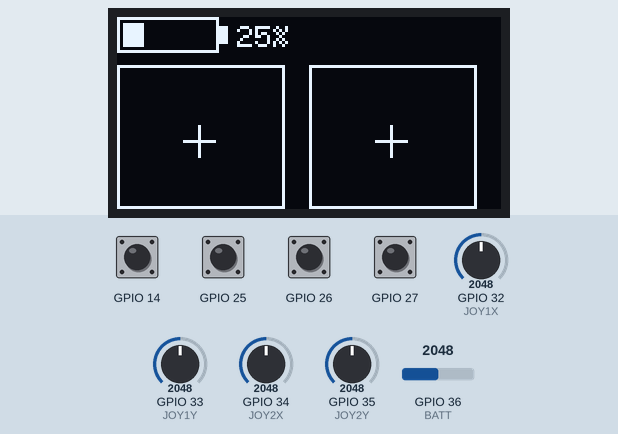
Bench run of a sketch on a simulated ESP32. On the bench: 128×64 one-colour display. Inputs (shaded band) come from the test bench; at power-on: GPIO 14, GPIO 25–27 HIGH, GPIO 32 (JOY1X) = 2048, GPIO 33 (JOY1Y) = 2048, GPIO 34 (JOY2X) = 2048, GPIO 35 (JOY2Y) = 2048, GPIO 36 (BATT) = 2048. USB keyboard and mouse output is not drawn.

Above: at 3.5 s.
3.6 s: GPIO 32 (JOY1X) set to 2866
At 4.4 s:
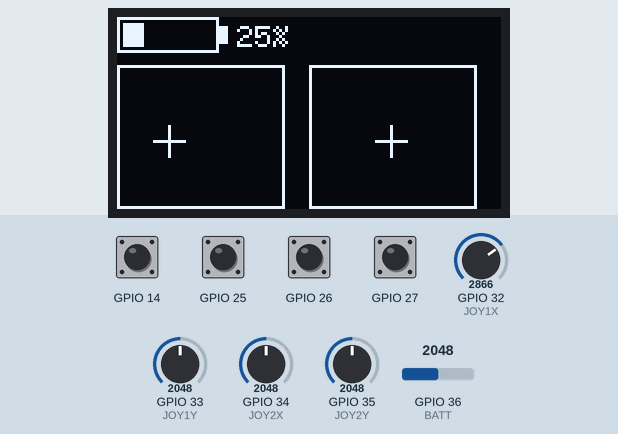
5.1 s: GPIO 33 (JOY1Y) set to 2866
At 5.5 s:
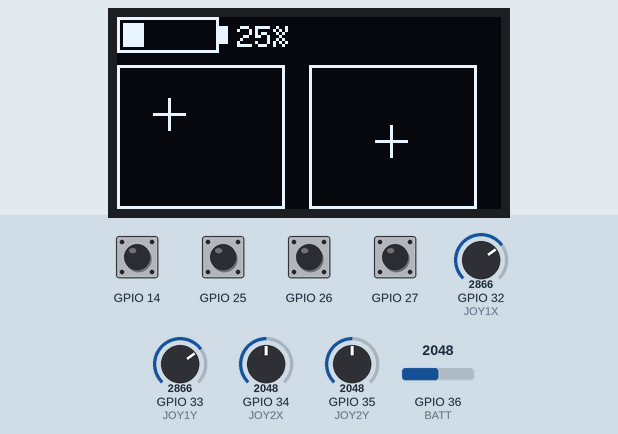
6.6 s: GPIO 34 (JOY2X) set to 2866
At 7.6 s:
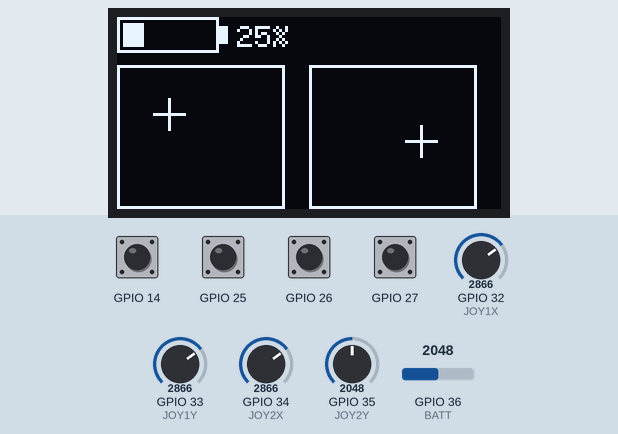
8.1 s: GPIO 35 (JOY2Y) set to 2866
At 9.3 s:
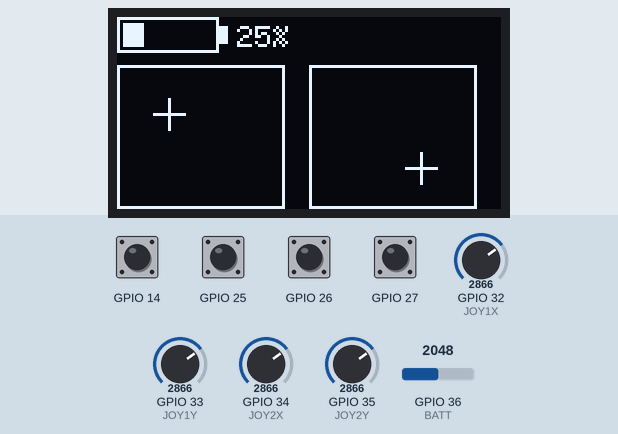
9.6 s: GPIO 36 (BATT) set to 2866
At 10.8 s:
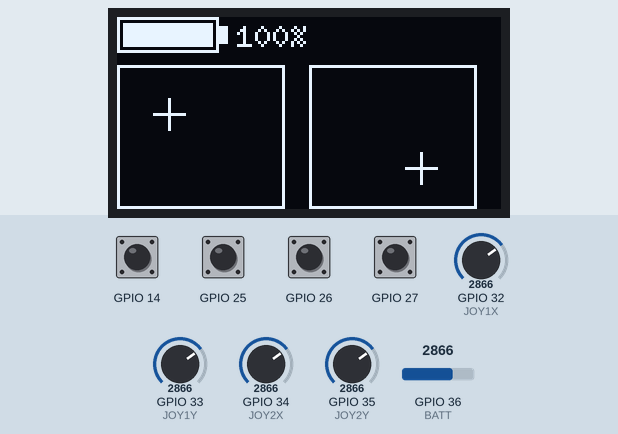
11.1 s: GPIO 32 (JOY1X) set to 3972
At 11.6 s:
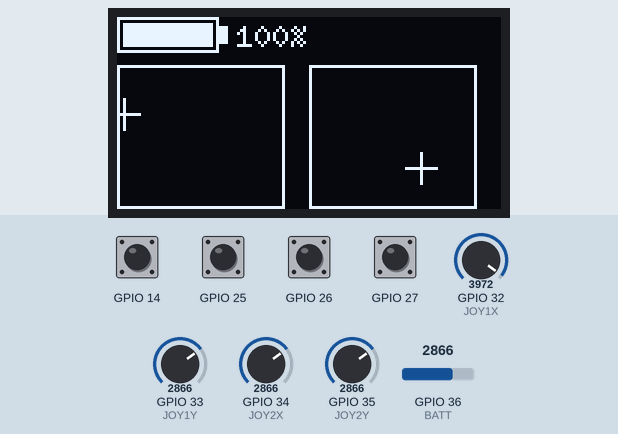
Timing chart, 0 to 13.6 s (numbered marks = the images above; inputs shaded):
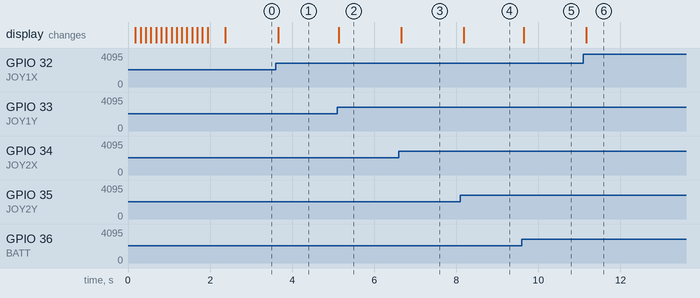

Measured:
- after the input at 3.6 s, the display: changes after 0.06 s (image 1)
- after the input at 5.1 s, the display: changes at once (image 2)
- after the input at 6.6 s, the display: changes after 0.06 s (image 3)
- after the input at 8.1 s, the display: changes after 0.08 s (image 4)
- after the input at 9.6 s, the display: changes after 0.05 s (image 5)
- after the input at 11.1 s, the display: changes after 0.07 s (image 6)

The sketch:

EchoFi_joystic.ino
```cpp
// (licence header left out)
#include <BleGamepad.h>
#include <U8g2lib.h>
#include <Wire.h>

// ====== CONFIGURABLE AXIS INVERSION ======
// Set to true to flip (invert) that axis’ direction
const bool INV_LX = true;  // Left stick  X
const bool INV_LY = false;  // Left stick  Y
const bool INV_RX = false;  // Right stick X
const bool INV_RY = true;  // Right stick Y

//Invert an axis: change the corresponding INV_… constant at the top:
//const bool INV_LX = true;  // flip left-stick X
//onst bool INV_RY = true;  // flip right-stick Y

// ====== PINS ======
const int JOY1X = 32, JOY1Y = 33, JOY1SW = 25;
const int JOY2X = 34, JOY2Y = 35, JOY2SW = 26;
const int BTN_A = 27, BTN_B = 14;
const int BATT  = 36; // voltage divider midpoint

// ====== OLED ======
U8G2_SSD1306_128X64_NONAME_F_HW_I2C u8g2(
  U8G2_R0, /* SCL=*/22, /* SDA=*/21, /* RST=*/ U8X8_PIN_NONE
);

// ====== BLE ======
BleGamepad bleGamepad("EchoFi_BLE_Joystick", "le-777", 100);

// ====== BATTERY CAL ======
const float VDIV   = 2.0;    // voltage divider ratio
const float ADCMAX = 4095.0; // 12-bit ADC max
const float VREF   = 3.3;    // ADC reference voltage

void setup() {
  Serial.begin(115200);

  // Configure buttons with pull-ups
  for (int p : {JOY1SW, JOY2SW, BTN_A, BTN_B})
    pinMode(p, INPUT_PULLUP);

  // Initialize OLED
  u8g2.begin();
  startupAnimation();

  // Initialize BLE Gamepad
  bleGamepad.begin();
}

void loop() {
  // Wait for BLE connection
  if (!bleGamepad.isConnected()) {
    showStatus("Waiting\nfor BLE...");
    delay(200);
    return;
  }

  // --- Read raw analog values ---
  int rawLX = analogRead(JOY1X),
      rawLY = analogRead(JOY1Y),
      rawRX = analogRead(JOY2X),
      rawRY = analogRead(JOY2Y);

  // --- Map to 0–255 ---
  uint8_t lx = map(rawLX, 0, 4095, 0, 255);
  uint8_t ly = map(rawLY, 0, 4095, 0, 255);
  uint8_t rx = map(rawRX, 0, 4095, 0, 255);
  uint8_t ry = map(rawRY, 0, 4095, 0, 255);

  // --- Apply inversion if configured ---
  if (INV_LX) lx = 255 - lx;
  if (INV_LY) ly = 255 - ly;
  if (INV_RX) rx = 255 - rx;
  if (INV_RY) ry = 255 - ry;

  // Send axes over BLE
  bleGamepad.setAxes(lx, ly, rx, ry);

  // Handle buttons (press/release)
  handleButton(1, JOY1SW);
  handleButton(2, JOY2SW);
  handleButton(3, BTN_A);
  handleButton(4, BTN_B);

  // --- Measure battery voltage and % ---
  float volts = analogRead(BATT) / ADCMAX * VREF * VDIV;
  int pct = constrain(int((volts - 3.0) / (4.2 - 3.0) * 100), 0, 100);

  // --- Draw to OLED ---
  u8g2.clearBuffer();
  drawBattery(pct);
  drawJoysticks(lx, ly, rx, ry);
  u8g2.sendBuffer();

  delay(30);  // ~33 Hz refresh
}

// ——— HELPER FUNCTIONS ———

void handleButton(uint8_t btn, int pin) {
  bool pressed = (digitalRead(pin) == LOW);
  if (pressed) bleGamepad.press(btn);
  else         bleGamepad.release(btn);
}

void startupAnimation() {
  for (int x = 0; x < 128; x += 8) {
    u8g2.clearBuffer();
    u8g2.setFont(u8g2_font_ncenB14_tr);
    u8g2.drawStr(x, 32, "EchoFi_BLE_Joystick V1  by Mr.EchoFi");
    u8g2.sendBuffer();
    delay(100);
  }
  delay(300);
}

void showStatus(const char* msg) {
  u8g2.clearBuffer();
  u8g2.setFont(u8g2_font_6x10_tf);
  u8g2.drawStr(0, 30, msg);
  u8g2.sendBuffer();
}

void drawBattery(int pct) {
  int w = map(pct, 0, 100, 0, 30);
  u8g2.drawFrame(0, 0, 34, 12);
  u8g2.drawBox(34, 3, 3, 6);
  u8g2.drawBox(2, 2, w, 8);
  u8g2.setFont(u8g2_font_6x10_tf);
  char buf[6];
  sprintf(buf, "%d%%", pct);
  u8g2.drawStr(40, 10, buf);
}

void drawJoysticks(uint8_t lx, uint8_t ly, uint8_t rx, uint8_t ry) {
  // Left stick box + crosshair
  u8g2.drawFrame(0, 16, 56, 48);
  int cx1 = map(lx, 0, 255, 1, 54);
  int cy1 = map(ly, 0, 255, 63, 18);
  u8g2.drawLine(cx1 - 5, cy1, cx1 + 5, cy1);
  u8g2.drawLine(cx1, cy1 - 5, cx1, cy1 + 5);

  // Right stick box + crosshair
  u8g2.drawFrame(64, 16, 56, 48);
  int cx2 = map(rx, 0, 255, 65, 118);
  int cy2 = map(ry, 0, 255, 63, 18);
  u8g2.drawLine(cx2 - 5, cy2, cx2 + 5, cy2);
  u8g2.drawLine(cx2, cy2 - 5, cx2, cy2 + 5);
}
```
